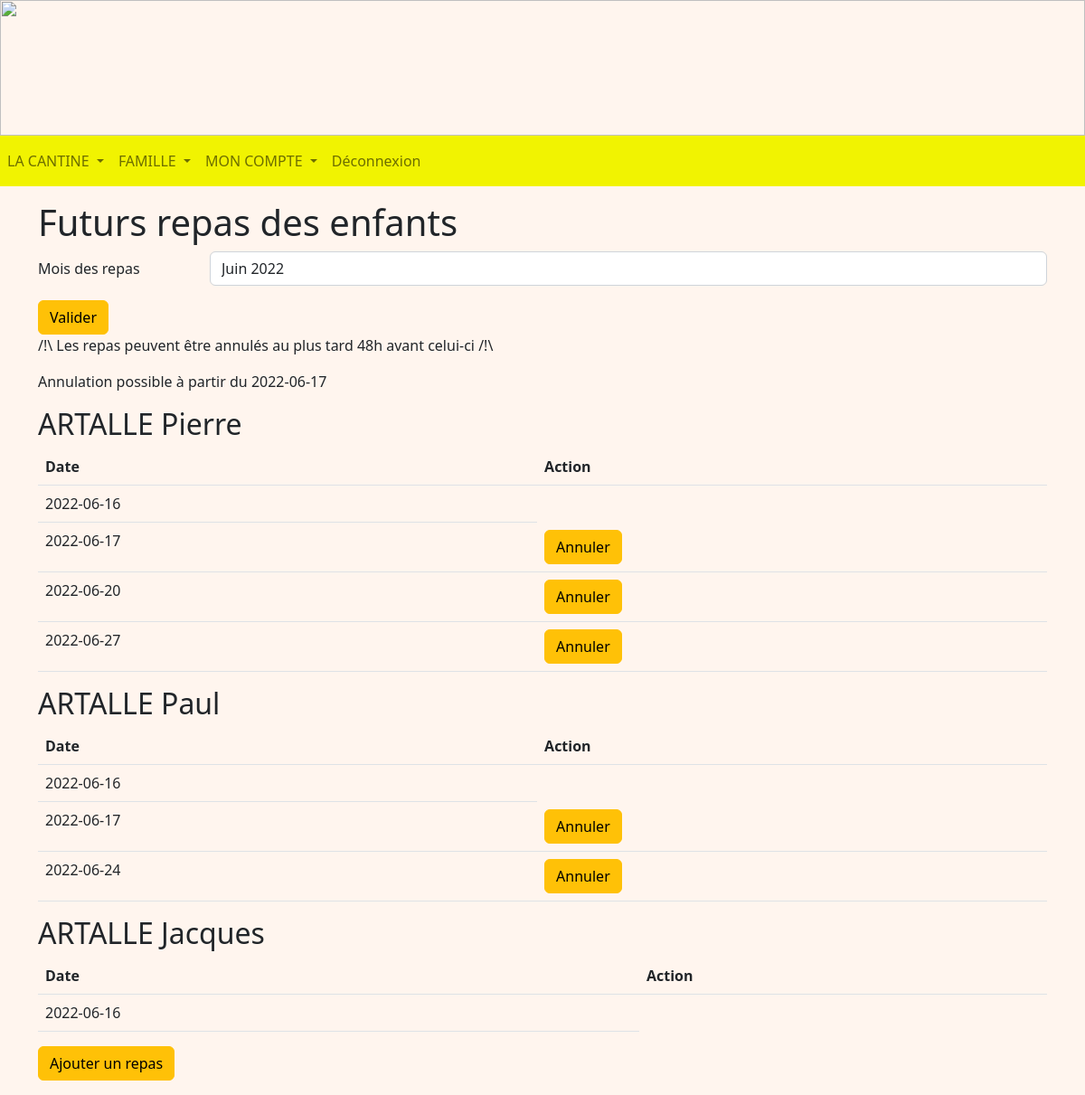
The app's page /repas (signed in), older data.
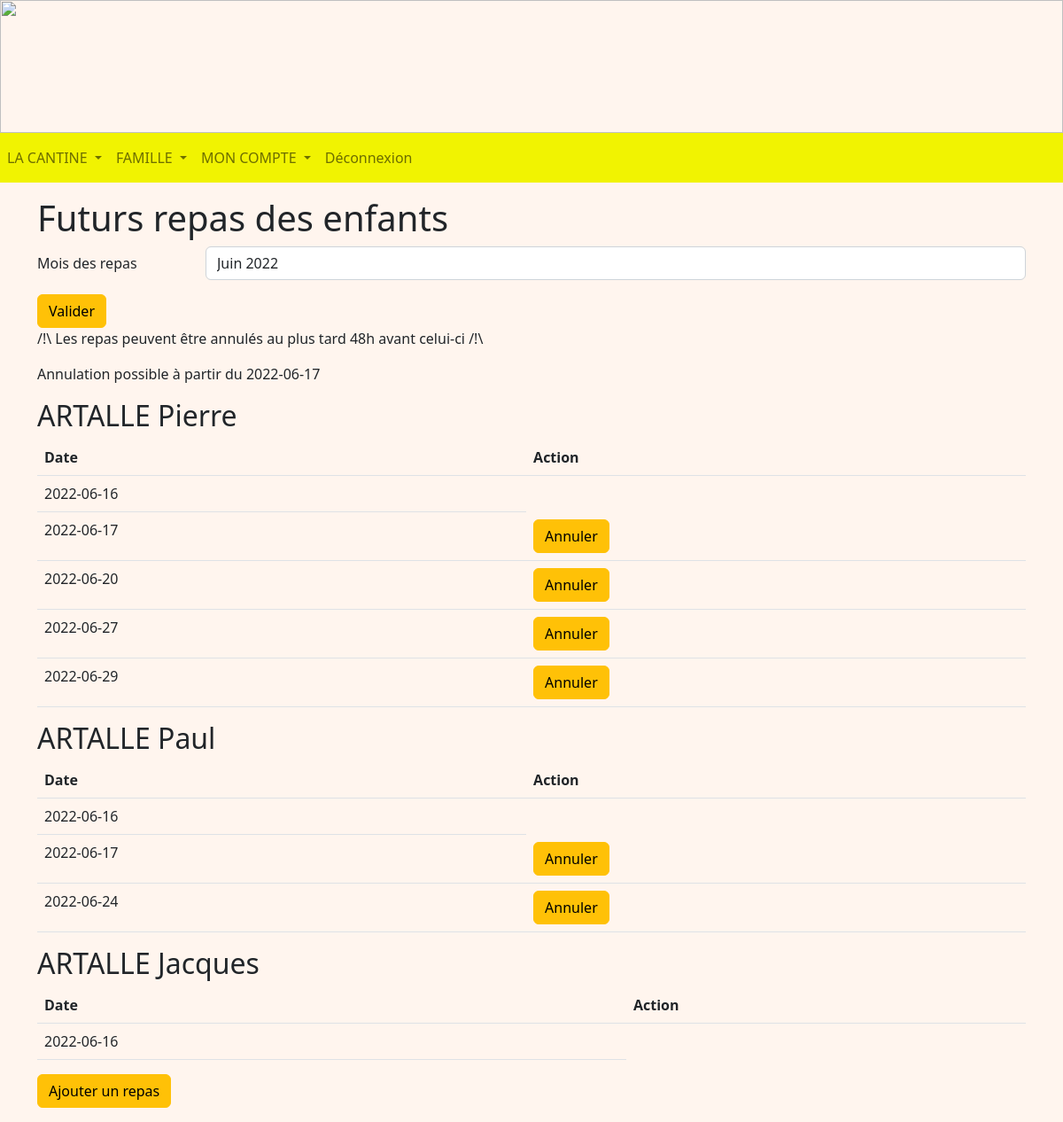
The same page, newer data.
### tables this page shows
CREATE TABLE Enfant (
  code_enfant integer primary key autoincrement,
  nom_enfant TEXT NOT NULL,
  prenom_enfant TEXT NOT NULL,
  code_tarif integer NOT NULL,
  code_classe integer NOT NULL,
  code_representant integer NOT NULL,
  code_formule integer NOT NULL,
  FOREIGN KEY (code_tarif) REFERENCES Tarif(code_tarif),
  FOREIGN KEY (code_classe) REFERENCES Classe(code_classe),
  FOREIGN KEY (code_representant) REFERENCES Representant(code_representant)
  FOREIGN KEY (code_formule) REFERENCES Formule(code_formule)
);

CREATE TABLE Repas (
  code_repas integer primary key autoincrement,
  date_repas date NOT NULL,
  code_enfant integer NOT NULL,
  FOREIGN KEY (code_enfant) REFERENCES Enfant(code_enfant)
);

### representant.py (the view, shortened to what this page needs)
@app.route('/repas', methods = ["GET", "POST"])
@login_required
def repas():
    db = get_db()
    cur = db.cursor()
    user = cur.execute("SELECT type_compte FROM Compte WHERE identifiant = ?", (flask_login.current_user.name, )).fetchone()
    if user[0] == 'Representant':
        code_rep = cur.execute("SELECT code_representant FROM Representant WHERE identifiant = ?", (flask_login.current_user.name, )).fetchone()
        enfants = cur.execute("SELECT code_enfant, prenom_enfant, nom_enfant FROM Enfant WHERE code_representant = ?", (code_rep[0], )).fetchall()
        repas = []
        year = datetime.datetime.today().year
        year1 = year - 1
        mois = datetime.datetime.today().month
        now = datetime.datetime.today()
        months = listeMois(mois)
        new_dateB = datetime.datetime(year, int(now.month), now.day)
        lastDay = last_day_of_month(new_dateB)
        new_dateE = datetime.datetime(year, int(now.month), lastDay.day)
        limit = int(now.day) + 2
        date_limite = now.replace(day = limit)
        for enfant in enfants:
            repas.append(cur.execute("SELECT * FROM Repas WHERE code_enfant = ? AND date_repas >= ? AND date_repas <= ? ORDER BY date_repas", (enfant[0], new_dateB.strftime('%Y-%m-%d') , new_dateE.strftime('%Y-%m-%d'), )).fetchall())
        return render_template('R_repas.html', enfants = enfants, repasEnfants = repas, date_limite = date_limite.strftime('%Y-%m-%d'), year = year, months = months, mois = mois ,year1 = year1)
    if user[0] == 'Admin':
        return redirect(url_for('accueilAdmin'))
    return redirect(url_for('accueilEnseignant'))

### main.py (called while the page is built)
@login_manager.user_loader
def load_user(user_id):
    db = get_db()
    cur = db.cursor()
    user = cur.execute('SELECT identifiant, mot_de_passe FROM Compte WHERE identifiant=?', (user_id, )).fetchone()
    return User(user[0], user[1])

def get_db():
    if 'db' not in g:
        g.db = sqlite3.connect(DATABASE)
    return g.db

@app.teardown_appcontext
def close_connection(exception):
    db = g.pop('db', None)
    if db is not None:
        db.close()

### representant.py (called while the page is built)
def last_day_of_month(any_day):
    next_month = any_day.replace(day=28) + datetime.timedelta(days=4)
    return next_month - datetime.timedelta(days=next_month.day)

### templates/R_repas.html (shortened to what this page needs)
<!DOCTYPE html>
<html>
<head>
    {% extends "R_layout.html" %}
    {% block content %}
    <div class="container mt-3 mb-3">
        <h1>Futurs repas des enfants</h1>
        <form method="post">
            <div class="row mb-3">
                <label class="col-sm-2 col-form-label" for="repas">Mois des repas</label>
                <div class="col-sm-10">
                    <select name="repas" class="form-control" id="repas">
                        {% for month in months %}
                            {% if month == mois %}
                                {% if months|length < 7 %}
                                    <option value="{{ month }}" selected>{{ month }} {{ year }}</option>
                                {% else %}
                                    <option value="{{ month }}" selected>{{ month }} {{ year1 }}</option>
                                {% endif %}
                            {% else %}
                                {% if months|length < 7 %}
                                    <option value="{{ month }}">{{ month }} {{ year }}</option>
                                {% else %}
                                    <option value="{{ month }}">{{ month }} {{ year1 }}</option>
                                {% endif %}
                            {% endif %}
                        {% endfor %}
                    </select>
                </div>
            </div>
            <button type="submit" class="btn btn-warning">Valider</button>
        </form>
        <p>/!\ Les repas peuvent être annulés au plus tard 48h avant celui-ci /!\</p>
        <p>Annulation possible à partir du {{date_limite}}</p>
        {% for enfant in enfants %}
        <h2>{{ enfant[2] }} {{ enfant[1] }}</h2>
        <table class="table table-stripped">
            <thead>
                <th scope="col">Date</th>
                <th cope="col">Action</th>
            </thead>
            <tbody>
                {% for repas in repasEnfants %}
                {% for repa in repas %}
                {% if repa[0] %}
                {% if repa[2] == enfant[0] %}
                <tr>
                    <td scope="row">{{ repa[1] }}</td>
                    {% if repa[1] >= date_limite %}
                    <td><a class="btn btn-warning" href="/annuleRepas/{{ repa[0] }}"
                            onclick="if (confirm('Voulez-vous vraiment annuler le repas ?')) commentDelete(1); return false">Annuler</a>
                    </td>
                    {% endif %}
                </tr>
                {% endif %}
                {% endif %}
                {% endfor %}
                {% endfor %}
            </tbody>
        </table>
        {% endfor %}
        <a class="btn btn-warning mb-3" href="/ajoutRepas">Ajouter un repas</a>
    </div>
    {% endblock %}

### templates/R_layout.html (shortened to what this page needs)
<!DOCTYPE html>
<html lang="fr">
<head>
    <link href="https://cdn.jsdelivr.net/npm/bootstrap@5.2.0-beta1/dist/css/bootstrap.min.css" rel="stylesheet"
>
    <link rel="stylesheet" href="/static/css/main.css">
</head>
<body>
    <img style="width: 100%; height: 150px;"
        src="https://www.logarric.com/wp-content/uploads/2014/06/calendreta-lo-garric3.png" alt="">
    <nav class="navbar navbar-expand-lg navbar-light" style="background-color: #f1f301;">
        <div class="collapse navbar-collapse" id="navbarNavDropdown">
            <ul class="navbar-nav">
                <li class="nav-item dropdown">
                    <a class="nav-link dropdown-toggle" href="#" id="navbarDropdownMenuLink" role="button"
                        data-bs-toggle="dropdown" aria-expanded="false">
                        LA CANTINE
                    </a>
                </li>
                <li class="nav-item dropdown">
                    <a class="nav-link dropdown-toggle" href="#" id="navbarDropdownMenuLink" role="button"
                        data-bs-toggle="dropdown" aria-expanded="false">
                        FAMILLE
                    </a>
                </li>
                <li class="nav-item dropdown">
                    <a class="nav-link dropdown-toggle" href="#" id="navbarDropdownMenuLink" role="button"
                        data-bs-toggle="dropdown" aria-expanded="false">
                        MON COMPTE
                    </a>
                </li>
                <li class="nav-item">
                    <a class="nav-link" btn-outline-success href="/deconnexion">Déconnexion</a>
                </li>
            </ul>
        </div>
    </nav>
    {% block content %}
    {% endblock %}
</body>
</html>

### static/css/main.css (style rules this page uses)
body { background-repeat: no-repeat; background-color:rgb(265,245,238); height: 110px; margin: 0px; }

Row changes from the older to the newer data that the page shows:
added Repas: date_repas "2022-06-29"
